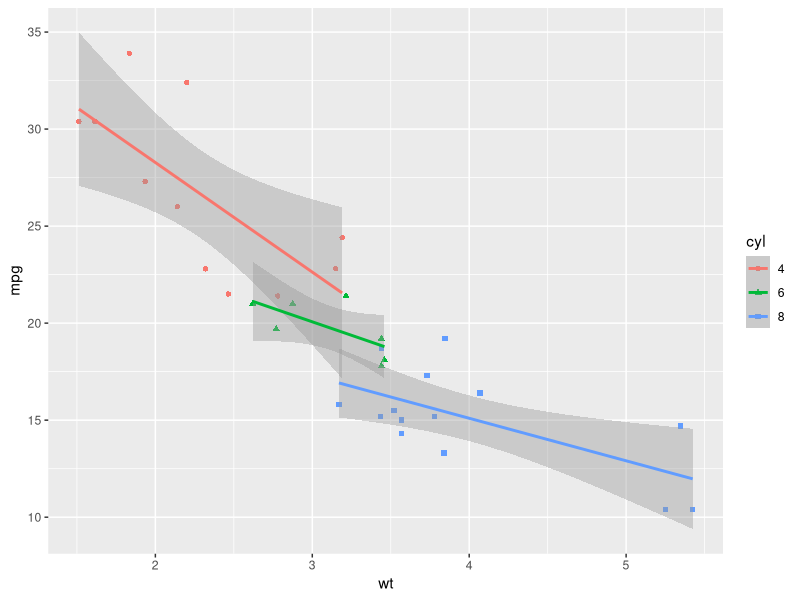
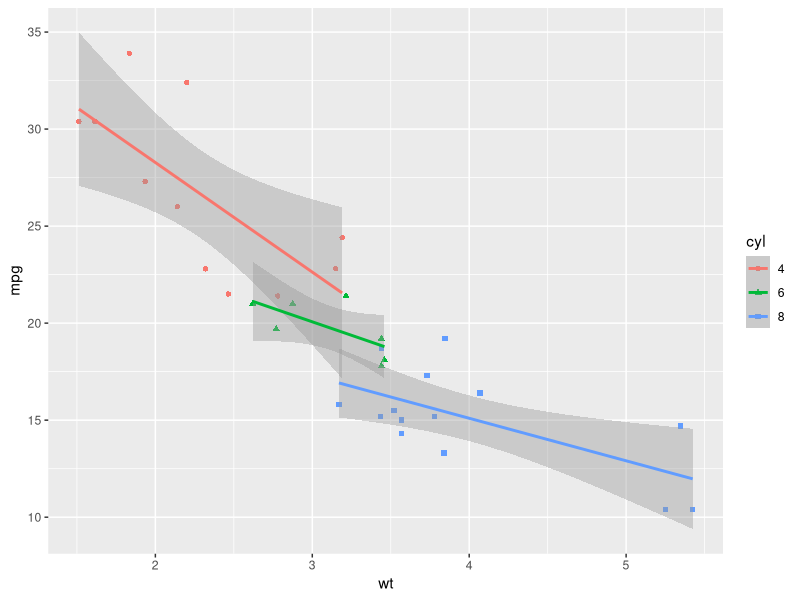
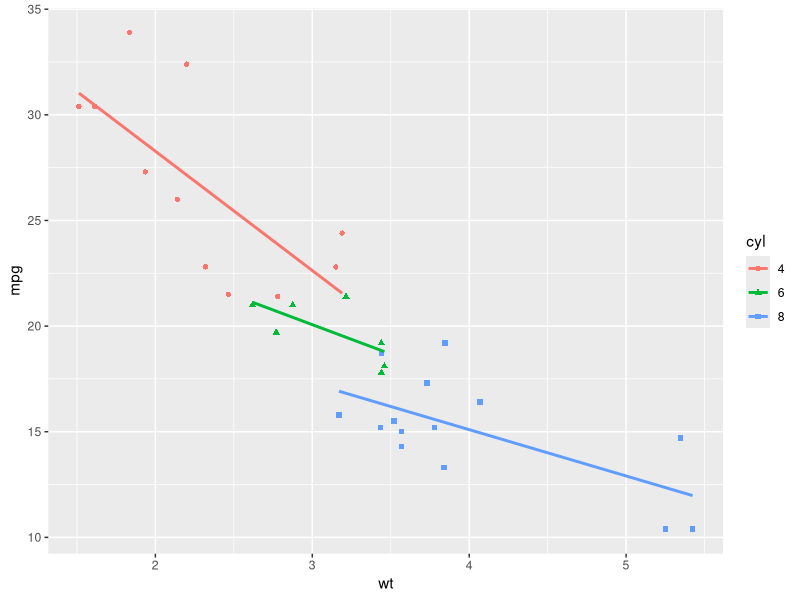
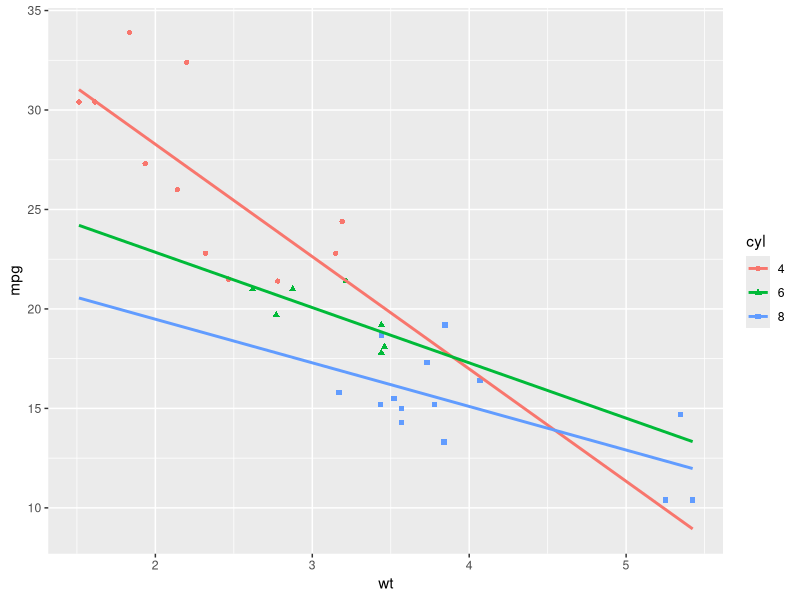
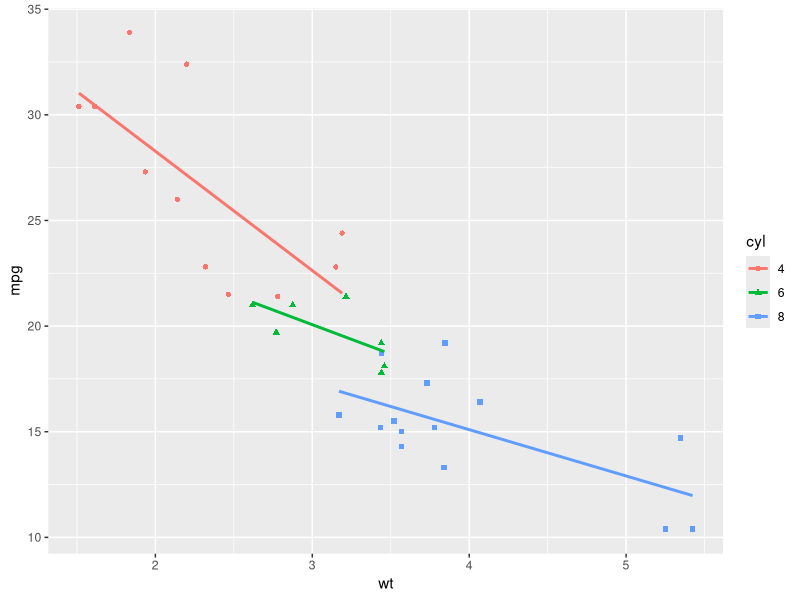
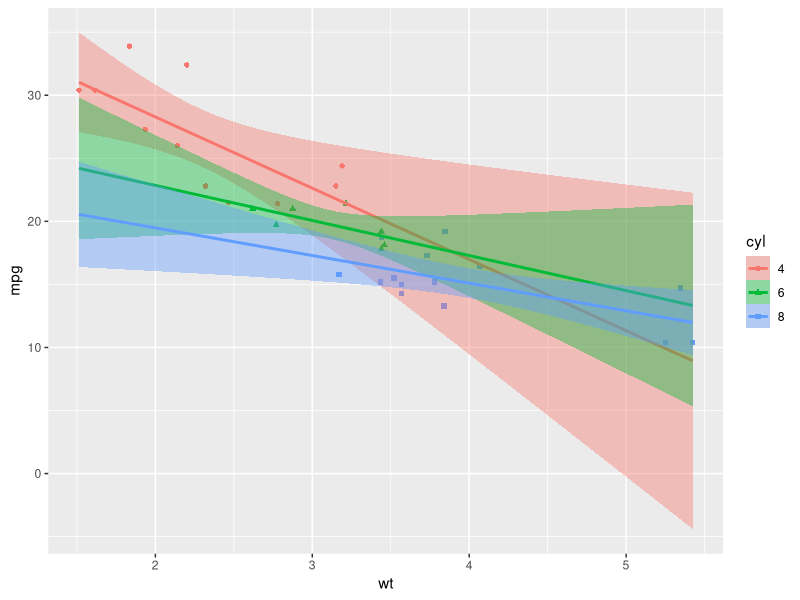
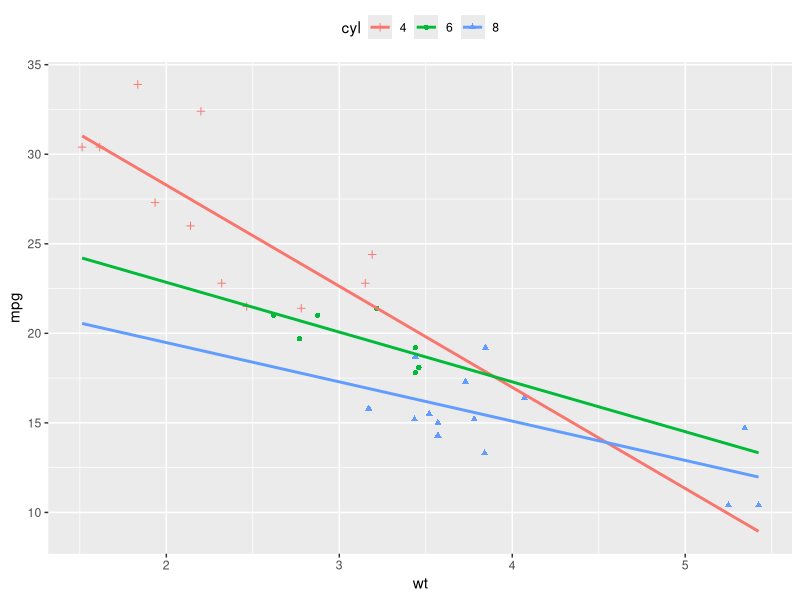
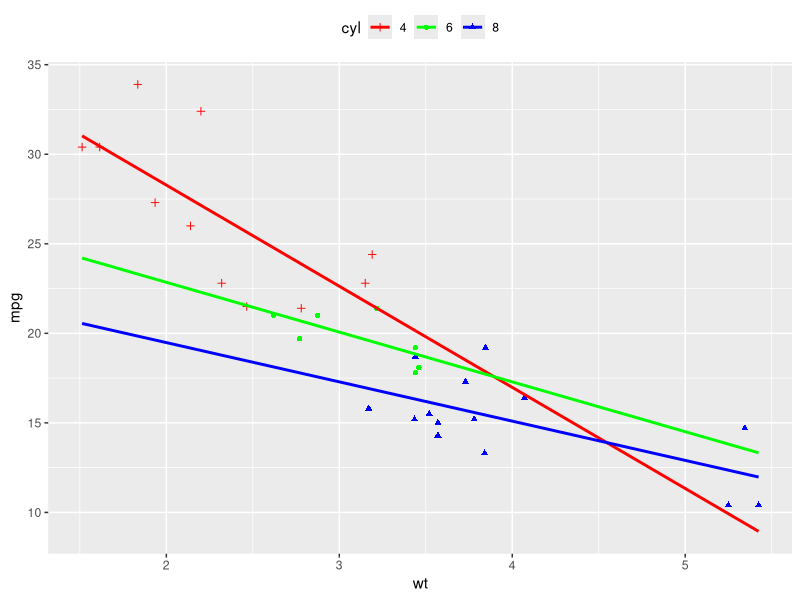

Source code (R) for these figures, in order:
library(ggplot2)
dataset=mtcars
#Converting cyl column from a numeric to a factor value
dataset$cyl=as.factor(dataset$cyl)

#Adding regression lines based on multiple groups
ggplot(dataset, aes(x=wt, y=mpg, color=cyl, shape=cyl))+geom_point()+geom_smooth(method=lm)
#Adding regression lines based on multiple groups
ggplot(dataset, aes(x=wt, y=mpg, color=cyl, shape=cyl))+geom_point()+geom_smooth(method=lm)
#Adding regression lines based on multiple groups
ggplot(dataset, aes(x=wt, y=mpg, color=cyl, shape=cyl))+geom_point()+geom_smooth(method=lm, se=FALSE)
#Adding regression lines based on multiple groups
ggplot(dataset, aes(x=wt, y=mpg, color=cyl, shape=cyl))+geom_point()+geom_smooth(method=lm, se=FALSE, fullrange=TRUE)
#Adding regression lines based on multiple groups
ggplot(dataset, aes(x=wt, y=mpg, color=cyl, shape=cyl))+geom_point()+geom_smooth(method=lm,aes(fill=cyl), se=FALSE)
#Adding regression lines based on multiple groups
ggplot(dataset, aes(x=wt, y=mpg, color=cyl, shape=cyl))+geom_point()+geom_smooth(method=lm,aes(fill=cyl), fullrange=TRUE)
#Adding regression lines based on multiple groups
ggplot(dataset, aes(x=wt, y=mpg, color=cyl, shape=cyl))+geom_point()+geom_smooth(method=lm,se=FALSE, fullrange=TRUE)+scale_shape_manual(values=c(3,16,17))+theme(legend.position = "top")

#Adding regression lines based on multiple groups
ggplot(dataset, aes(x=wt, y=mpg, color=cyl, shape=cyl))+geom_point()+geom_smooth(method=lm,se=FALSE, fullrange=TRUE)+scale_shape_manual(values=c(3,16,17))+scale_colour_manual(values=c('red','green','blue')) +theme(legend.position = "top")

#Adding regression lines based on multiple groups
ggplot(dataset, aes(x=wt, y=mpg, color=cyl, shape=cyl))+geom_point()+geom_smooth(method=lm,se=FALSE, fullrange=TRUE)+scale_shape_manual(values=c(3,16,17))+scale_colour_manual(values=c('red','green','blue')) + labs(title="Miles Per gallon according to the weight", x="weight", y="Meter per gallon")+theme(legend.position = "top")

plot=ggplot(dataset, aes(x=wt, y=mpg, color=cyl, shape=cyl))+geom_point()+geom_smooth(method=lm,se=FALSE, fullrange=TRUE)+scale_shape_manual(values=c(3,16,17))+scale_colour_manual(values=c('red','green','blue')) + labs(title="Miles Per gallon according to the weight", x="weight", y="Meter per gallon")+theme(legend.position = "top")
plot+theme_classic()
plot+theme_minimal()
